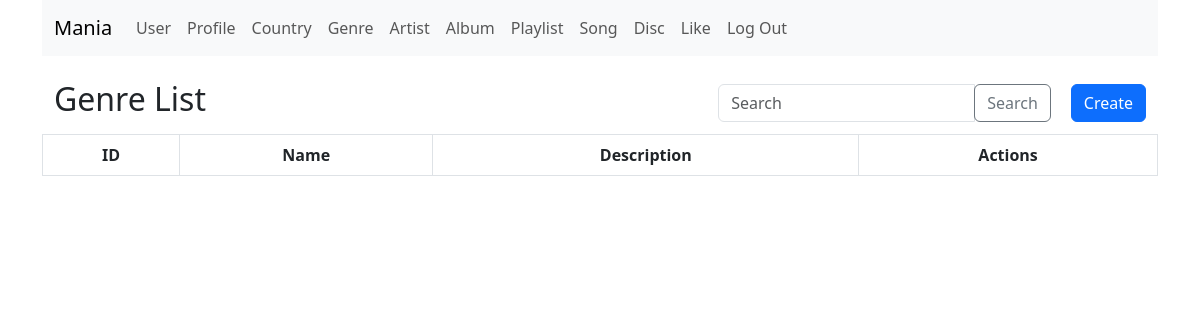
The app's page /api/genres/, older data.
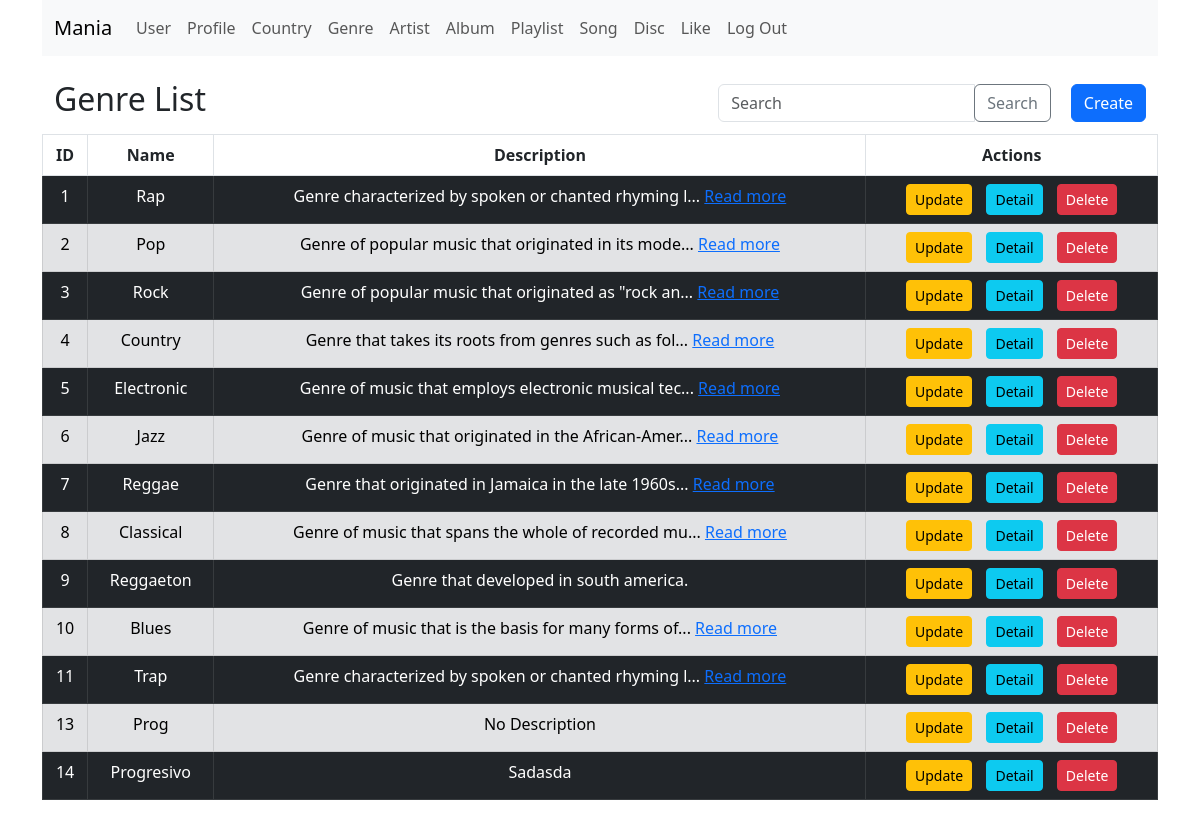
The same page, newer data.
### main/models.py (models this page shows, shortened)
class Genre(models.Model):
    name = models.CharField(max_length=30)
    description = models.TextField(max_length=180, blank=True)

### api/views.py (the view)
# urls.py: path('genres/', views.GenreList.as_view(), name="genre_list"),
class GenreList(ListView):
    model = Genre
    template_name = "api/genre/genre_list.html"
    def get_queryset(self):
        queryset = Genre.objects.all()
        search_query = self.request.GET.get('search', None)
        if search_query:
            queryset = queryset.filter(
                Q(id__icontains=search_query) |
                Q(name__icontains=search_query) |
                Q(description__icontains=search_query)
            )
        return queryset

### templates/api/genre/genre_list.html (shortened to what this page needs)
{% extends "base/base.html" %}
{% block content %}
    <div class="container d-flex align-items-center justify-content-between">
        <h2 class="text-center mb-2">Genre List</h2>
        <div class="d-flex align-items-center">
            <form class="form-inline" method="GET" action="{% url 'api:genre_list' %}">
                <div class="input-group">
                    <input type="text" class="form-control" name="search" placeholder="Search">
                    <div class="input-group-append">
                        <button type="submit" class="btn btn-outline-secondary" style="margin-right: 20px;">Search </button>
                    </div>
                </div>
            </form>
            <a href="{% url 'api:create_genre' %}" class="btn btn-primary ml-2">Create</a>
        </div>
    </div>
    <div class="table-responsive">
        <table class="table table-bordered">
            <thead class="bg-dark text-light">
                <tr>
                    <th class="text-center">ID</th>
                    <th class="text-center">Name</th>
                    <th class="text-center">Description</th>
                    <th class="text-center">Actions</th>
                </tr>
            </thead>
            <tbody>
                {% for genre in object_list %}
                    <tr class="{% cycle 'table-dark' 'table-secondary' %}">
                        <td class="text-center">{{ genre.id }}</td>
                        <td class="text-center">{{ genre.name }}</td>
                        <td class="text-center">
                            {% if genre.description %}
                                {% if genre.description|length > 50 %}
                                    {{ genre.description|slice:":50" }}...
                                    <a href="#" data-toggle="modal" data-target="#descriptionModal{{ genre.id }}">Read more</a>
                                {% else %}
                                    {{ genre.description }}
                                {% endif %}
                            {% else %}
                                No Description
                            {% endif %}
                        </td>
                        <td class="text-center">
                            <a href="{% url 'api:update_genre' pk=genre.id %}" class="btn btn-warning btn-sm" style="margin-right: 10px;">Update</a>
                            <a href="{% url 'api:genre_detail' pk=genre.id %}" class="btn btn-info btn-sm" style="margin-right: 10px;">Detail</a>
                            <a href="{% url 'api:delete_genre' pk=genre.id %}" class="btn btn-danger btn-sm">Delete</a>
                        </td>
                    </tr>
                {% endfor %}
            </tbody>
        </table>
    </div>
{% endblock content %}

### templates/base/base.html (shortened to what this page needs)
{% load static %}
<!DOCTYPE html>
<html lang="en">
<head>
    <link rel="stylesheet" type="text/css" href="{% static 'css/bootstrap.min.css' %}">
</head>
<body>
    <div class="container">
        <nav class="navbar navbar-expand-lg navbar-light bg-light">
            <div class="container-fluid">
                <a class="navbar-brand" href="{% url 'api:developer_menu' %}">Mania</a>
                <div class="collapse navbar-collapse" id="navbarSupportedContent">
                    <ul class="navbar-nav me-auto mb-2 mb-lg-0">
                        <li class="nav-item">
                            <a class="nav-link" href="{% url 'api:user_list' %}">User</a>
                        </li>
                        <li class="nav-item">
                            <a class="nav-link" href="{% url 'api:profile_list' %}">Profile</a>
                        </li>
                        <li class="nav-item">
                            <a class="nav-link" href="{% url 'api:country_list' %}">Country</a>
                        </li>
                        <li class="nav-item">
                            <a class="nav-link" href="{% url 'api:genre_list' %}">Genre</a>
                        </li>
                        <li class="nav-item">
                            <a class="nav-link" href="{% url 'api:artist_list' %}">Artist</a>
                        </li>
                        <li class="nav-item">
                            <a class="nav-link" href="{% url 'api:album_list' %}">Album</a>
                        </li>
                        <li class="nav-item">
                            <a class="nav-link" href="{% url 'api:playlist_list' %}">Playlist</a>
                        </li>
                        <li class="nav-item">
                            <a class="nav-link" href="{% url 'api:song_list' %}">Song</a>
                        </li>
                        <li class="nav-item">
                            <a class="nav-link" href="{% url 'api:disc_list' %}">Disc</a>
                        </li>
                        <li class="nav-item">
                            <a class="nav-link" href="{% url 'api:like_list' %}">Like</a>
                        </li>
                        <div class="d-flex">
                            <a class="nav-link" href="/logout">Log Out</a>
                        </div>
                    </ul>
                </div>
            </div>
        </nav>
        <div class="row mt-3">
            <div class="col">
            </div>
        </div>
        {% block content %}
        {% endblock content %}
    </div>
</body>
</html>

Row changes from the older to the newer data that the page shows:
added Genre: id "1", name "Rap", description "Genre characterized by spoken or chanted rhyming l"
added Genre: id "2", name "Pop", description "Genre of popular music that originated in its mode"
added Genre: id "3", name "Rock", description "Genre of popular music that originated as \"rock an"
added Genre: id "4", name "Country", description "Genre that takes its roots from genres such as fol"
added Genre: id "5", name "Electronic", description "Genre of music that employs electronic musical tec"
added Genre: id "6", name "Jazz", description "Genre of music that originated in the African-Amer"
added Genre: id "7", name "Reggae", description "Genre that originated in Jamaica in the late 1960s"
added Genre: id "8", name "Classical", description "Genre of music that spans the whole of recorded mu"
added Genre: id "9", name "Reggaeton", description "Genre that developed in south america."
added Genre: id "10", name "Blues", description "Genre of music that is the basis for many forms of"
added Genre: id "11", name "Trap", description "Genre characterized by spoken or chanted rhyming l"
added Genre: id "13", name "Prog", description "No Description"
added Genre: id "14", name "Progresivo", description "Sadasda"
